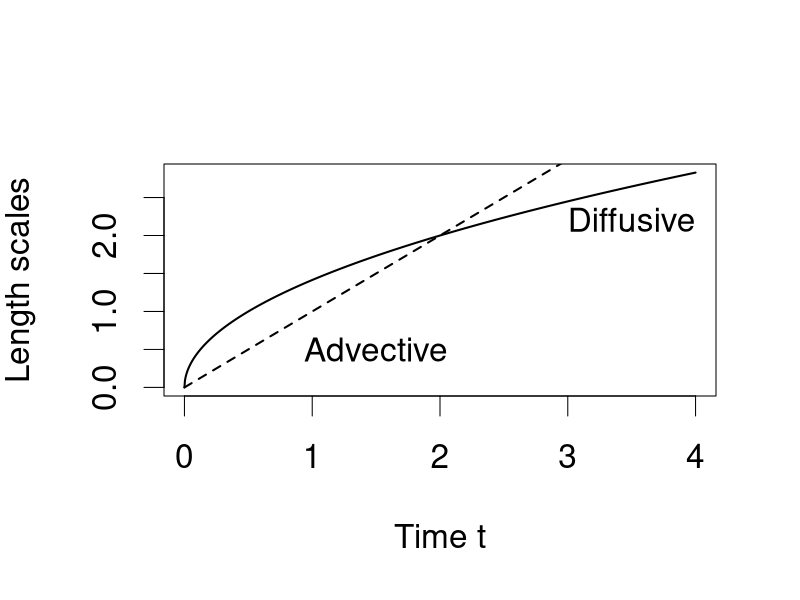

The R source for this figure:
# Figure illustrating the square root scaling

D <- 1
u <- 1
tt <- seq(0,4,length=1001)
xx <- sqrt(2*D*tt)
yy <- u * tt
par(cex=2)
plot(tt,xx,type="l",xlab="Time t",ylab=expression("Length scales"),lwd=2)
lines(tt,yy,type="l",lwd=2,lty="dashed")
text(3.5,2.2,"Diffusive")
text(1.5,0.5,"Advective")

dev.copy2pdf(file="diff-adv-scales.pdf")
